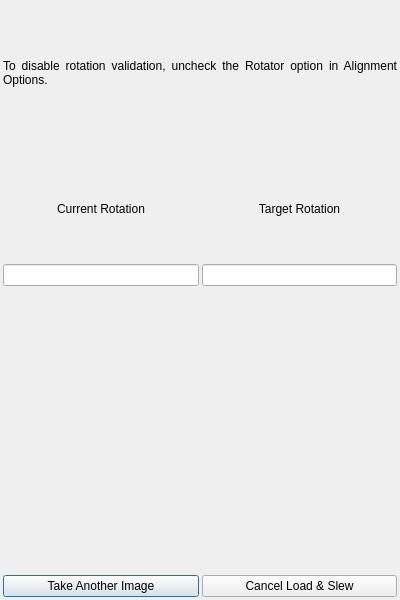
<?xml version="1.0" encoding="UTF-8"?>
<ui version="4.0">
    <class>manualRotator</class>
    <widget class="QDialog" name="manualRotator">
        <property name="geometry">
            <rect>
                <x>0</x>
                <y>0</y>
                <width>400</width>
                <height>600</height>
            </rect>
        </property>
        <property name="windowTitle">
            <string>Manual Rotator</string>
        </property>
        <layout class="QVBoxLayout" name="verticalLayout_1">
            <property name="spacing">
                <number>3</number>
            </property>
            <property name="leftMargin">
                <number>3</number>
            </property>
            <property name="topMargin">
                <number>3</number>
            </property>
            <property name="rightMargin">
                <number>3</number>
            </property>
            <property name="bottomMargin">
                <number>3</number>
            </property>
            <item>
                <widget class="QLabel" name="help">
                    <property name="text">
                        <string>&lt;p&gt;To disable rotation validation, uncheck the Rotator option in Alignment Options.&lt;/p&gt;</string>
                    </property>
                    <property name="alignment">
                        <set>Qt::AlignJustify|Qt::AlignVCenter</set>
                    </property>
                    <property name="wordWrap">
                        <bool>true</bool>
                    </property>
                </widget>
            </item>
            <item>
                <layout class="QHBoxLayout" name="horizontalLayout_2">
                    <property name="spacing">
                        <number>3</number>
                    </property>
                    <property name="topMargin">
                        <number>10</number>
                    </property>
                    <item>
                        <layout class="QGridLayout" name="gridLayout">
                            <item row="0" column="0" colspan="1">
                                <widget class="QLabel" name="currentRotationL">
                                    <property name="text">
                                        <string>Current Rotation</string>
                                    </property>
                                    <property name="alignment">
                                        <set>Qt::AlignHCenter|Qt::AlignVCenter</set>
                                    </property>
                                </widget>
                            </item>
                            <item row="1" column="0" colspan="1">
                                <widget class="QLineEdit" name="currentRotation">
                                    <property name="readOnly">
                                        <bool>true</bool>
                                    </property>
                                    <property name="alignment">
                                        <set>Qt::AlignHCenter|Qt::AlignVCenter</set>
                                    </property>
                                </widget>
                            </item>
                            <item row="0" column="1" colspan="1">
                                <widget class="QLabel" name="targetRotationL">
                                    <property name="text">
                                        <string>Target Rotation</string>
                                    </property>
                                    <property name="alignment">
                                        <set>Qt::AlignHCenter|Qt::AlignVCenter</set>
                                    </property>
                                </widget>
                            </item>
                            <item row="1" column="1" colspan="1">
                                <widget class="QLineEdit" name="targetRotation">
                                    <property name="readOnly">
                                        <bool>true</bool>
                                    </property>
                                    <property name="alignment">
                                        <set>Qt::AlignHCenter|Qt::AlignVCenter</set>
                                    </property>
                                </widget>
                            </item>
                        </layout>
                    </item>
                </layout>
            </item>
            <item>
                <widget class="QLabel" name="icon">
                    <property name="alignment">
                        <set>Qt::AlignHCenter|Qt::AlignVCenter</set>
                    </property>
                    <property name="geometry">
                        <rect>
                            <x>0</x>
                            <y>0</y>
                            <width>350</width>
                            <height>350</height>
                        </rect>
                    </property>
                </widget>
            </item>
            <item>
                <widget class="QLabel" name="diff">
                    <property name="alignment">
                        <set>Qt::AlignHCenter|Qt::AlignVCenter</set>
                    </property>
                    <property name="font">
                        <font>
                            <pointsize>64</pointsize>
                            <bold>true</bold>
                        </font>
                    </property>
                </widget>
            </item>
            <item>
                <layout class="QHBoxLayout" name="horizontalLayout_1">
                    <property name="spacing">
                        <number>3</number>
                    </property>
                    <item>
                        <widget class="QPushButton" name="takeImageB">
                            <property name="text">
                                <string>Take Another Image</string>
                            </property>
                        </widget>
                    </item>
                    <item>
                        <widget class="QPushButton" name="cancelB">
                            <property name="text">
                                <string>Cancel Load &amp;&amp; Slew</string>
                            </property>
                        </widget>
                    </item>
                </layout>
            </item>
        </layout>
    </widget>
    <resources/>
    <connections/>
</ui>
